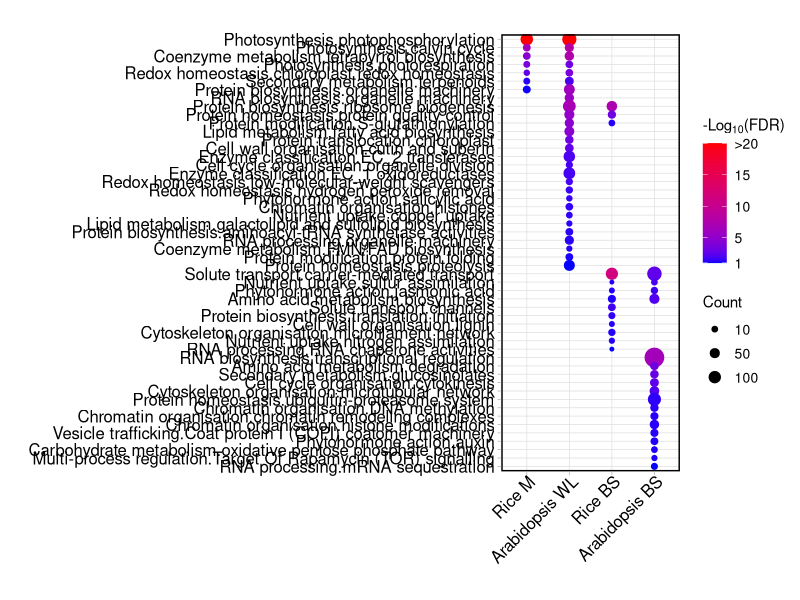

Source code (R):
library(ggplot2)
# bubble plot
data <- read.delim("Figure_5A_RiceandArabidopsis_BSandM_sigMapman.Categories.txt", header = TRUE)
head(data)
data$logFDR<- -log10(data$FDR)
data$Category <- as.character(unique(data$Category))
data$Category <- factor(data$Category, rev(unique(data$Category)))
data$cell <- factor(data$cell, unique(data$cell))

ggplot(data, aes(x=cell, y=Category,color=logFDR)) +
  geom_point(aes(size = Gene.count)) +
  scale_size(breaks=c(10,50,100)) +
  scale_color_gradient(low="blue", high="red", limit = c(1, 20), 
                       breaks = c(1, 5, 10, 15, 20), labels = c("1", "5", "10", "15", ">20"), na.value="red")+
  theme_light() +
  theme(panel.border=element_rect(fill='transparent', color='black', size=1),
        plot.title = element_text(color="black", size=14, hjust=0.5, lineheight=1),
        axis.title.x = element_text(color="black", size=12, face="bold"),
        axis.title.y = element_text(color="black", size=12, vjust=1.5, face="bold"),
        axis.text.x = element_text(size=12,color="black",angle = 45, vjust = 1.05, hjust = 1),
        axis.text.y = element_text(size=12,color="black"),
        legend.text = element_text(color="black", size=10, hjust=0),
        legend.position="right") +
  labs(x="",y="",size="Count", title="",color=expression('-Log'[10]*'(FDR)'), face="bold")
